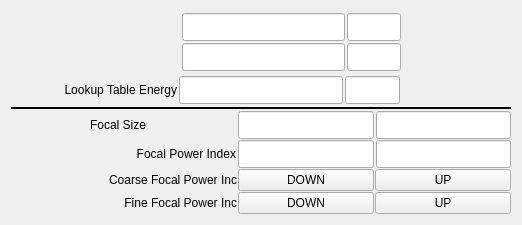
<?xml version="1.0" encoding="UTF-8"?>
<ui version="4.0">
 <class>Form</class>
 <widget class="QWidget" name="Form">
  <property name="geometry">
   <rect>
    <x>0</x>
    <y>0</y>
    <width>522</width>
    <height>211</height>
   </rect>
  </property>
  <property name="windowTitle">
   <string>Form</string>
  </property>
  <layout class="QVBoxLayout" name="verticalLayout_3">
   <item>
    <layout class="QVBoxLayout" name="verticalLayout" stretch="2,1,1,1,1,1,1">
     <property name="spacing">
      <number>1</number>
     </property>
     <property name="topMargin">
      <number>0</number>
     </property>
     <property name="bottomMargin">
      <number>0</number>
     </property>
     <item>
      <layout class="QHBoxLayout" name="horizontalLayout_3" stretch="4,1,10">
       <property name="spacing">
        <number>2</number>
       </property>
       <item>
        <widget class="caChoice" name="caChoice_0">
         <property name="channel" stdset="0">
          <string notr="true">$(P)$(CRL):EnergySelect</string>
         </property>
         <property name="foreground">
          <color>
           <red>0</red>
           <green>0</green>
           <blue>0</blue>
          </color>
         </property>
         <property name="background">
          <color>
           <red>115</red>
           <green>223</green>
           <blue>255</blue>
          </color>
         </property>
         <property name="colorMode">
          <enum>caChoice::Static</enum>
         </property>
         <property name="endBit">
          <number>1</number>
         </property>
        </widget>
       </item>
       <item>
        <layout class="QVBoxLayout" name="verticalLayout_2">
         <property name="margin">
          <number>5</number>
         </property>
         <item>
          <widget class="caGraphics" name="caRectangle_1">
           <property name="foreground">
            <color>
             <red>0</red>
             <green>216</green>
             <blue>0</blue>
            </color>
           </property>
           <property name="linestyle" stdset="0">
            <enum>caGraphics::Solid</enum>
           </property>
           <property name="fillstyle" stdset="0">
            <enum>caGraphics::Filled</enum>
           </property>
           <property name="lineColor">
            <color>
             <red>0</red>
             <green>216</green>
             <blue>0</blue>
            </color>
           </property>
           <property name="visibility">
            <enum>caGraphics::IfZero</enum>
           </property>
           <property name="channel" stdset="0">
            <string notr="true">$(P)$(CRL):EnergySelect</string>
           </property>
           <property name="form">
            <enum>caGraphics::Rectangle</enum>
           </property>
          </widget>
         </item>
         <item>
          <widget class="caGraphics" name="caRectangle_2">
           <property name="foreground">
            <color>
             <red>0</red>
             <green>216</green>
             <blue>0</blue>
            </color>
           </property>
           <property name="linestyle" stdset="0">
            <enum>caGraphics::Solid</enum>
           </property>
           <property name="fillstyle" stdset="0">
            <enum>caGraphics::Filled</enum>
           </property>
           <property name="lineColor">
            <color>
             <red>0</red>
             <green>216</green>
             <blue>0</blue>
            </color>
           </property>
           <property name="visibility">
            <enum>caGraphics::IfNotZero</enum>
           </property>
           <property name="channel" stdset="0">
            <string notr="true">$(P)$(CRL):EnergySelect</string>
           </property>
           <property name="form">
            <enum>caGraphics::Rectangle</enum>
           </property>
          </widget>
         </item>
        </layout>
       </item>
       <item>
        <layout class="QGridLayout" name="gridLayout_3" columnstretch="3,1,2" rowminimumheight="1,1">
         <property name="margin">
          <number>2</number>
         </property>
         <property name="spacing">
          <number>2</number>
         </property>
         <item row="1" column="0">
          <widget class="caTextEntry" name="catextentry_17">
           <property name="sizePolicy">
            <sizepolicy hsizetype="Expanding" vsizetype="Expanding">
             <horstretch>0</horstretch>
             <verstretch>0</verstretch>
            </sizepolicy>
           </property>
           <property name="alignment">
            <set>Qt::AlignRight|Qt::AlignTrailing|Qt::AlignVCenter</set>
           </property>
           <property name="channel" stdset="0">
            <string notr="true">$(P)$(CRL):EnergyLocal</string>
           </property>
           <property name="background">
            <color>
             <red>115</red>
             <green>223</green>
             <blue>255</blue>
            </color>
           </property>
           <property name="colorMode">
            <enum>caLineEdit::Static</enum>
           </property>
           <property name="precision">
            <number>3</number>
           </property>
          </widget>
         </item>
         <item row="1" column="1">
          <widget class="caLineEdit" name="caLineEdit_19">
           <property name="sizePolicy">
            <sizepolicy hsizetype="Expanding" vsizetype="Expanding">
             <horstretch>0</horstretch>
             <verstretch>0</verstretch>
            </sizepolicy>
           </property>
           <property name="font">
            <font>
             <pointsize>13</pointsize>
            </font>
           </property>
           <property name="text">
            <string/>
           </property>
           <property name="alignment">
            <set>Qt::AlignAbsolute|Qt::AlignLeading|Qt::AlignLeft|Qt::AlignVCenter</set>
           </property>
           <property name="channel" stdset="0">
            <string notr="true">$(P)$(CRL):EnergyLocal.EGU</string>
           </property>
           <property name="foreground">
            <color>
             <red>10</red>
             <green>0</green>
             <blue>184</blue>
            </color>
           </property>
           <property name="background">
            <color>
             <red>200</red>
             <green>200</green>
             <blue>200</blue>
            </color>
           </property>
           <property name="colorMode">
            <enum>caLineEdit::Static</enum>
           </property>
           <property name="fontScaleMode" stdset="0">
            <enum>caLineEdit::None</enum>
           </property>
          </widget>
         </item>
         <item row="0" column="1">
          <widget class="caLineEdit" name="caLineEdit_11">
           <property name="sizePolicy">
            <sizepolicy hsizetype="Expanding" vsizetype="Expanding">
             <horstretch>0</horstretch>
             <verstretch>0</verstretch>
            </sizepolicy>
           </property>
           <property name="font">
            <font>
             <pointsize>13</pointsize>
            </font>
           </property>
           <property name="text">
            <string/>
           </property>
           <property name="alignment">
            <set>Qt::AlignAbsolute|Qt::AlignLeading|Qt::AlignLeft|Qt::AlignVCenter</set>
           </property>
           <property name="channel" stdset="0">
            <string notr="true">$(P)$(CRL):EnergyBeamline.EGU</string>
           </property>
           <property name="foreground">
            <color>
             <red>10</red>
             <green>0</green>
             <blue>184</blue>
            </color>
           </property>
           <property name="background">
            <color>
             <red>200</red>
             <green>200</green>
             <blue>200</blue>
            </color>
           </property>
           <property name="colorMode">
            <enum>caLineEdit::Static</enum>
           </property>
           <property name="fontScaleMode" stdset="0">
            <enum>caLineEdit::None</enum>
           </property>
          </widget>
         </item>
         <item row="0" column="0">
          <widget class="caLineEdit" name="caLineEdit_16">
           <property name="sizePolicy">
            <sizepolicy hsizetype="Expanding" vsizetype="Expanding">
             <horstretch>0</horstretch>
             <verstretch>0</verstretch>
            </sizepolicy>
           </property>
           <property name="font">
            <font>
             <pointsize>13</pointsize>
            </font>
           </property>
           <property name="text">
            <string/>
           </property>
           <property name="alignment">
            <set>Qt::AlignRight|Qt::AlignTrailing|Qt::AlignVCenter</set>
           </property>
           <property name="channel" stdset="0">
            <string notr="true">$(P)$(CRL):EnergyBeamline</string>
           </property>
           <property name="foreground">
            <color>
             <red>10</red>
             <green>0</green>
             <blue>184</blue>
            </color>
           </property>
           <property name="background">
            <color>
             <red>200</red>
             <green>200</green>
             <blue>200</blue>
            </color>
           </property>
           <property name="colorMode">
            <enum>caLineEdit::Static</enum>
           </property>
           <property name="precision">
            <number>3</number>
           </property>
           <property name="fontScaleMode" stdset="0">
            <enum>caLineEdit::None</enum>
           </property>
          </widget>
         </item>
         <item row="0" column="2">
          <spacer name="horizontalSpacer_8">
           <property name="orientation">
            <enum>Qt::Horizontal</enum>
           </property>
           <property name="sizeHint" stdset="0">
            <size>
             <width>40</width>
             <height>20</height>
            </size>
           </property>
          </spacer>
         </item>
        </layout>
       </item>
      </layout>
     </item>
     <item>
      <layout class="QHBoxLayout" name="horizontalLayout_2" stretch="1,5,6,2,4">
       <property name="spacing">
        <number>2</number>
       </property>
       <property name="margin">
        <number>2</number>
       </property>
       <item>
        <spacer name="horizontalSpacer_7">
         <property name="orientation">
          <enum>Qt::Horizontal</enum>
         </property>
         <property name="sizeHint" stdset="0">
          <size>
           <width>40</width>
           <height>20</height>
          </size>
         </property>
        </spacer>
       </item>
       <item>
        <widget class="caLabel" name="calabel_19">
         <property name="text">
          <string>Lookup Table Energy</string>
         </property>
         <property name="alignment">
          <set>Qt::AlignRight|Qt::AlignTrailing|Qt::AlignVCenter</set>
         </property>
         <property name="fontScaleMode">
          <enum>ESimpleLabel::WidthAndHeight</enum>
         </property>
        </widget>
       </item>
       <item>
        <widget class="caLineEdit" name="caLineEdit_13">
         <property name="sizePolicy">
          <sizepolicy hsizetype="Expanding" vsizetype="Expanding">
           <horstretch>0</horstretch>
           <verstretch>0</verstretch>
          </sizepolicy>
         </property>
         <property name="font">
          <font>
           <pointsize>13</pointsize>
          </font>
         </property>
         <property name="text">
          <string/>
         </property>
         <property name="alignment">
          <set>Qt::AlignRight|Qt::AlignTrailing|Qt::AlignVCenter</set>
         </property>
         <property name="channel" stdset="0">
          <string notr="true">$(P)$(CRL):energy_RBV</string>
         </property>
         <property name="foreground">
          <color>
           <red>10</red>
           <green>0</green>
           <blue>184</blue>
          </color>
         </property>
         <property name="background">
          <color>
           <red>200</red>
           <green>200</green>
           <blue>200</blue>
          </color>
         </property>
         <property name="colorMode">
          <enum>caLineEdit::Static</enum>
         </property>
         <property name="precision">
          <number>3</number>
         </property>
         <property name="fontScaleMode" stdset="0">
          <enum>caLineEdit::None</enum>
         </property>
        </widget>
       </item>
       <item>
        <widget class="caLineEdit" name="caLineEdit_10">
         <property name="sizePolicy">
          <sizepolicy hsizetype="Expanding" vsizetype="Expanding">
           <horstretch>0</horstretch>
           <verstretch>0</verstretch>
          </sizepolicy>
         </property>
         <property name="font">
          <font>
           <pointsize>13</pointsize>
          </font>
         </property>
         <property name="text">
          <string/>
         </property>
         <property name="alignment">
          <set>Qt::AlignAbsolute|Qt::AlignLeading|Qt::AlignLeft|Qt::AlignVCenter</set>
         </property>
         <property name="channel" stdset="0">
          <string notr="true">$(P)$(CRL):energy.EGU</string>
         </property>
         <property name="foreground">
          <color>
           <red>10</red>
           <green>0</green>
           <blue>184</blue>
          </color>
         </property>
         <property name="background">
          <color>
           <red>200</red>
           <green>200</green>
           <blue>200</blue>
          </color>
         </property>
         <property name="colorMode">
          <enum>caLineEdit::Static</enum>
         </property>
         <property name="fontScaleMode" stdset="0">
          <enum>caLineEdit::None</enum>
         </property>
        </widget>
       </item>
       <item>
        <spacer name="horizontalSpacer_9">
         <property name="orientation">
          <enum>Qt::Horizontal</enum>
         </property>
         <property name="sizeHint" stdset="0">
          <size>
           <width>40</width>
           <height>20</height>
          </size>
         </property>
        </spacer>
       </item>
      </layout>
     </item>
     <item>
      <widget class="Line" name="line_2">
       <property name="frameShadow">
        <enum>QFrame::Plain</enum>
       </property>
       <property name="lineWidth">
        <number>2</number>
       </property>
       <property name="orientation">
        <enum>Qt::Horizontal</enum>
       </property>
      </widget>
     </item>
     <item>
      <layout class="QHBoxLayout" name="horizontalLayout_4" stretch="3,2,3,3">
       <property name="spacing">
        <number>2</number>
       </property>
       <property name="rightMargin">
        <number>0</number>
       </property>
       <item>
        <widget class="caLabel" name="calabel_21">
         <property name="text">
          <string>Focal Size</string>
         </property>
         <property name="alignment">
          <set>Qt::AlignRight|Qt::AlignTrailing|Qt::AlignVCenter</set>
         </property>
         <property name="fontScaleMode">
          <enum>ESimpleLabel::WidthAndHeight</enum>
         </property>
        </widget>
       </item>
       <item>
        <spacer name="horizontalSpacer_3">
         <property name="orientation">
          <enum>Qt::Horizontal</enum>
         </property>
         <property name="sizeType">
          <enum>QSizePolicy::Preferred</enum>
         </property>
         <property name="sizeHint" stdset="0">
          <size>
           <width>40</width>
           <height>20</height>
          </size>
         </property>
        </spacer>
       </item>
       <item>
        <widget class="caTextEntry" name="catextentry_15">
         <property name="sizePolicy">
          <sizepolicy hsizetype="Preferred" vsizetype="Expanding">
           <horstretch>0</horstretch>
           <verstretch>0</verstretch>
          </sizepolicy>
         </property>
         <property name="alignment">
          <set>Qt::AlignRight|Qt::AlignTrailing|Qt::AlignVCenter</set>
         </property>
         <property name="channel" stdset="0">
          <string notr="true">$(P)$(CRL):focalSize</string>
         </property>
         <property name="background">
          <color>
           <red>115</red>
           <green>223</green>
           <blue>255</blue>
          </color>
         </property>
         <property name="colorMode">
          <enum>caLineEdit::Static</enum>
         </property>
         <property name="precision">
          <number>3</number>
         </property>
         <property name="precisionMode">
          <enum>caLineEdit::User</enum>
         </property>
         <property name="formatType">
          <enum>caLineEdit::compact</enum>
         </property>
        </widget>
       </item>
       <item>
        <widget class="caLineEdit" name="caLineEdit_15">
         <property name="sizePolicy">
          <sizepolicy hsizetype="Preferred" vsizetype="Expanding">
           <horstretch>0</horstretch>
           <verstretch>0</verstretch>
          </sizepolicy>
         </property>
         <property name="font">
          <font>
           <pointsize>13</pointsize>
          </font>
         </property>
         <property name="text">
          <string/>
         </property>
         <property name="alignment">
          <set>Qt::AlignRight|Qt::AlignTrailing|Qt::AlignVCenter</set>
         </property>
         <property name="channel" stdset="0">
          <string notr="true">$(P)$(CRL):fSize_actual</string>
         </property>
         <property name="foreground">
          <color>
           <red>10</red>
           <green>0</green>
           <blue>184</blue>
          </color>
         </property>
         <property name="background">
          <color>
           <red>200</red>
           <green>200</green>
           <blue>200</blue>
          </color>
         </property>
         <property name="colorMode">
          <enum>caLineEdit::Static</enum>
         </property>
         <property name="precision">
          <number>6</number>
         </property>
         <property name="precisionMode">
          <enum>caLineEdit::Channel</enum>
         </property>
         <property name="fontScaleMode" stdset="0">
          <enum>caLineEdit::None</enum>
         </property>
         <property name="formatType">
          <enum>caLineEdit::engr_notation</enum>
         </property>
        </widget>
       </item>
      </layout>
     </item>
     <item>
      <layout class="QHBoxLayout" name="horizontalLayout_5" stretch="5,3,3">
       <property name="spacing">
        <number>2</number>
       </property>
       <property name="rightMargin">
        <number>0</number>
       </property>
       <item>
        <widget class="caLabel" name="calabel_28">
         <property name="text">
          <string>Focal Power Index</string>
         </property>
         <property name="alignment">
          <set>Qt::AlignRight|Qt::AlignTrailing|Qt::AlignVCenter</set>
         </property>
         <property name="fontScaleMode">
          <enum>ESimpleLabel::WidthAndHeight</enum>
         </property>
        </widget>
       </item>
       <item>
        <widget class="caTextEntry" name="catextentry_16">
         <property name="sizePolicy">
          <sizepolicy hsizetype="Preferred" vsizetype="Expanding">
           <horstretch>0</horstretch>
           <verstretch>0</verstretch>
          </sizepolicy>
         </property>
         <property name="alignment">
          <set>Qt::AlignRight|Qt::AlignTrailing|Qt::AlignVCenter</set>
         </property>
         <property name="channel" stdset="0">
          <string notr="true">$(P)$(CRL):1:sortedIndex</string>
         </property>
         <property name="background">
          <color>
           <red>115</red>
           <green>223</green>
           <blue>255</blue>
          </color>
         </property>
         <property name="colorMode">
          <enum>caLineEdit::Static</enum>
         </property>
         <property name="precision">
          <number>0</number>
         </property>
         <property name="precisionMode">
          <enum>caLineEdit::User</enum>
         </property>
         <property name="formatType">
          <enum>caLineEdit::decimal</enum>
         </property>
        </widget>
       </item>
       <item>
        <widget class="caLineEdit" name="caLineEdit_18">
         <property name="sizePolicy">
          <sizepolicy hsizetype="Preferred" vsizetype="Expanding">
           <horstretch>0</horstretch>
           <verstretch>0</verstretch>
          </sizepolicy>
         </property>
         <property name="font">
          <font>
           <pointsize>13</pointsize>
          </font>
         </property>
         <property name="text">
          <string/>
         </property>
         <property name="alignment">
          <set>Qt::AlignRight|Qt::AlignTrailing|Qt::AlignVCenter</set>
         </property>
         <property name="channel" stdset="0">
          <string notr="true">$(P)$(CRL):1:sortedIndex_RBV</string>
         </property>
         <property name="foreground">
          <color>
           <red>10</red>
           <green>0</green>
           <blue>184</blue>
          </color>
         </property>
         <property name="background">
          <color>
           <red>200</red>
           <green>200</green>
           <blue>200</blue>
          </color>
         </property>
         <property name="colorMode">
          <enum>caLineEdit::Static</enum>
         </property>
         <property name="precision">
          <number>0</number>
         </property>
         <property name="precisionMode">
          <enum>caLineEdit::User</enum>
         </property>
         <property name="fontScaleMode" stdset="0">
          <enum>caLineEdit::None</enum>
         </property>
         <property name="formatType">
          <enum>caLineEdit::compact</enum>
         </property>
        </widget>
       </item>
      </layout>
     </item>
     <item>
      <layout class="QHBoxLayout" name="horizontalLayout_10" stretch="5,3,3">
       <property name="leftMargin">
        <number>0</number>
       </property>
       <property name="rightMargin">
        <number>0</number>
       </property>
       <item>
        <widget class="caLabel" name="calabel_29">
         <property name="text">
          <string>Coarse Focal Power Inc</string>
         </property>
         <property name="scaledContents">
          <bool>true</bool>
         </property>
         <property name="alignment">
          <set>Qt::AlignRight|Qt::AlignTrailing|Qt::AlignVCenter</set>
         </property>
         <property name="fontScaleMode">
          <enum>ESimpleLabel::WidthAndHeight</enum>
         </property>
        </widget>
       </item>
       <item>
        <widget class="caMessageButton" name="camessagebutton">
         <property name="sizePolicy">
          <sizepolicy hsizetype="Minimum" vsizetype="Expanding">
           <horstretch>0</horstretch>
           <verstretch>0</verstretch>
          </sizepolicy>
         </property>
         <property name="text">
          <string>DOWN</string>
         </property>
         <property name="channel" stdset="0">
          <string notr="true">$(P)$(CRL):1:fSize_twk_dn.PROC</string>
         </property>
         <property name="background">
          <color>
           <red>115</red>
           <green>223</green>
           <blue>255</blue>
          </color>
         </property>
         <property name="pressMessage">
          <string notr="true">1</string>
         </property>
        </widget>
       </item>
       <item>
        <widget class="caMessageButton" name="camessagebutton_2">
         <property name="sizePolicy">
          <sizepolicy hsizetype="Minimum" vsizetype="Expanding">
           <horstretch>0</horstretch>
           <verstretch>0</verstretch>
          </sizepolicy>
         </property>
         <property name="text">
          <string> UP </string>
         </property>
         <property name="channel" stdset="0">
          <string notr="true">$(P)$(CRL):1:fSize_twk_up.PROC</string>
         </property>
         <property name="background">
          <color>
           <red>115</red>
           <green>223</green>
           <blue>255</blue>
          </color>
         </property>
         <property name="pressMessage">
          <string notr="true">1</string>
         </property>
        </widget>
       </item>
      </layout>
     </item>
     <item>
      <layout class="QHBoxLayout" name="horizontalLayout_11" stretch="5,3,3">
       <property name="leftMargin">
        <number>0</number>
       </property>
       <property name="rightMargin">
        <number>0</number>
       </property>
       <item>
        <widget class="caLabel" name="calabel_30">
         <property name="text">
          <string>Fine Focal Power Inc</string>
         </property>
         <property name="scaledContents">
          <bool>true</bool>
         </property>
         <property name="alignment">
          <set>Qt::AlignRight|Qt::AlignTrailing|Qt::AlignVCenter</set>
         </property>
         <property name="fontScaleMode">
          <enum>ESimpleLabel::WidthAndHeight</enum>
         </property>
        </widget>
       </item>
       <item>
        <widget class="caMessageButton" name="camessagebutton_3">
         <property name="sizePolicy">
          <sizepolicy hsizetype="Minimum" vsizetype="Expanding">
           <horstretch>0</horstretch>
           <verstretch>0</verstretch>
          </sizepolicy>
         </property>
         <property name="text">
          <string>DOWN</string>
         </property>
         <property name="channel" stdset="0">
          <string notr="true">$(P)$(CRL):2:fSize_twk_dn.PROC</string>
         </property>
         <property name="background">
          <color>
           <red>115</red>
           <green>223</green>
           <blue>255</blue>
          </color>
         </property>
         <property name="pressMessage">
          <string notr="true">1</string>
         </property>
        </widget>
       </item>
       <item>
        <widget class="caMessageButton" name="camessagebutton_4">
         <property name="sizePolicy">
          <sizepolicy hsizetype="Minimum" vsizetype="Expanding">
           <horstretch>0</horstretch>
           <verstretch>0</verstretch>
          </sizepolicy>
         </property>
         <property name="text">
          <string> UP </string>
         </property>
         <property name="channel" stdset="0">
          <string notr="true">$(P)$(CRL):2:fSize_twk_up.PROC</string>
         </property>
         <property name="background">
          <color>
           <red>115</red>
           <green>223</green>
           <blue>255</blue>
          </color>
         </property>
         <property name="pressMessage">
          <string notr="true">1</string>
         </property>
        </widget>
       </item>
      </layout>
     </item>
    </layout>
   </item>
  </layout>
 </widget>
 <customwidgets>
  <customwidget>
   <class>caChoice</class>
   <extends>QWidget</extends>
   <header>caChoice</header>
  </customwidget>
  <customwidget>
   <class>caTextEntry</class>
   <extends>caLineEdit</extends>
   <header>caTextEntry</header>
  </customwidget>
  <customwidget>
   <class>caMessageButton</class>
   <extends>QPushButton</extends>
   <header>caMessageButton</header>
  </customwidget>
  <customwidget>
   <class>caLabel</class>
   <extends>QLabel</extends>
   <header>caLabel</header>
  </customwidget>
  <customwidget>
   <class>caGraphics</class>
   <extends>QWidget</extends>
   <header>caGraphics</header>
  </customwidget>
  <customwidget>
   <class>caLineEdit</class>
   <extends>QLineEdit</extends>
   <header>caLineEdit</header>
  </customwidget>
 </customwidgets>
 <resources/>
 <connections/>
</ui>
